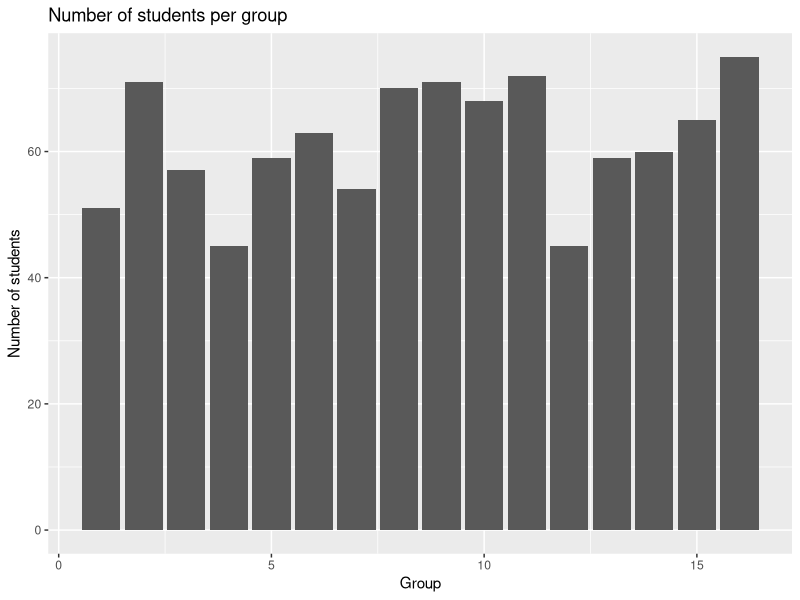
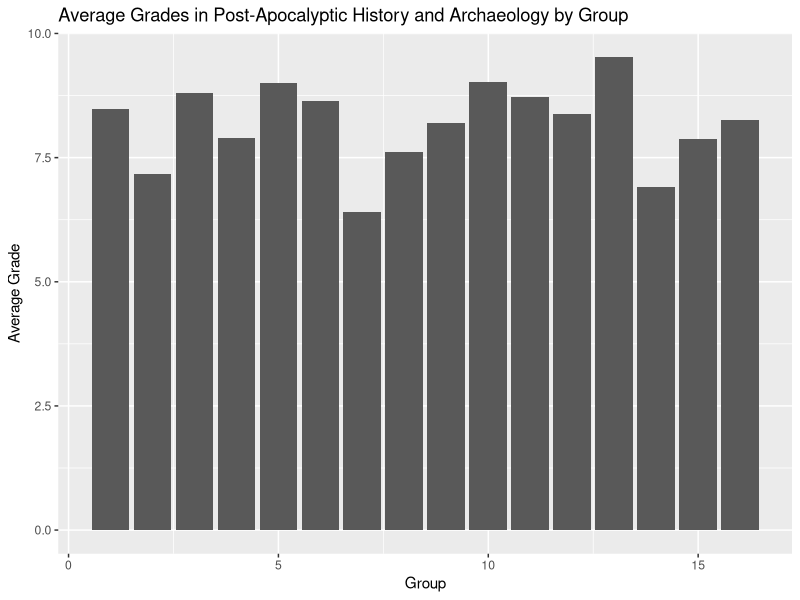
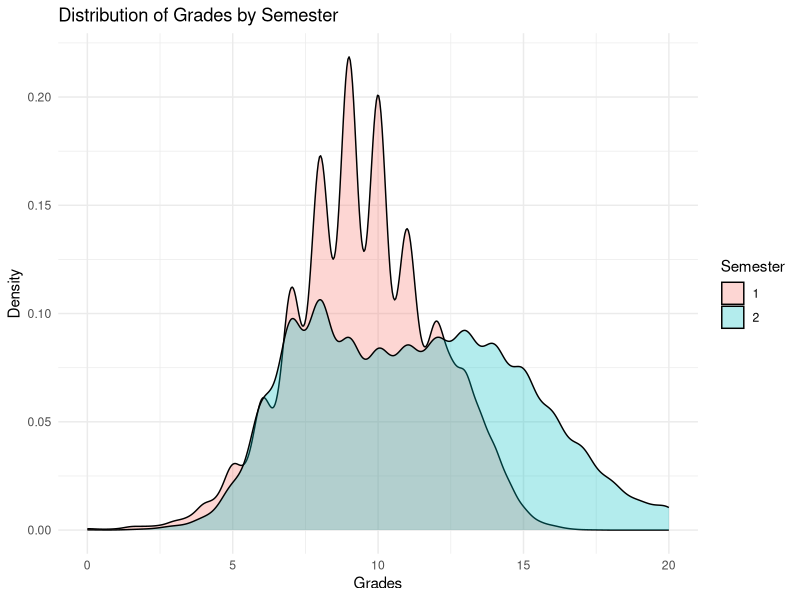
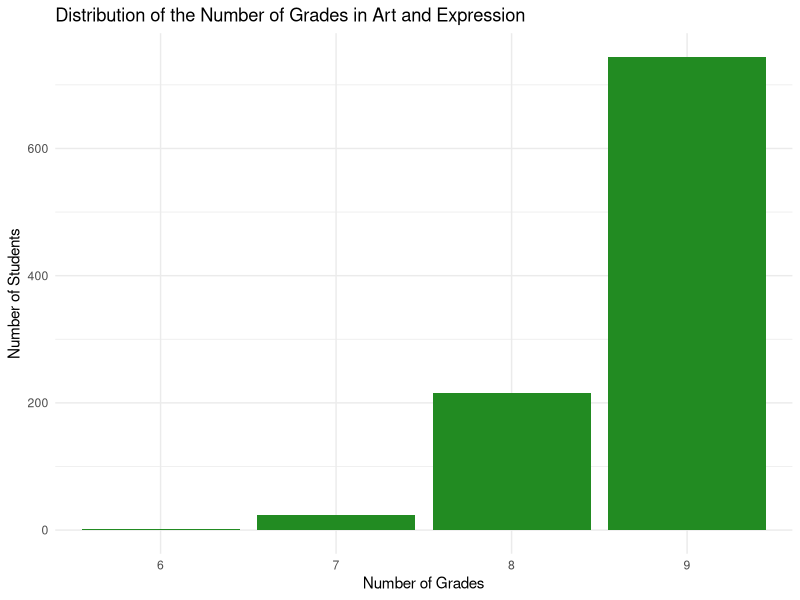

The R script that drew these images, in order:
## ---- chunk 1
library(here)
library(tidyr)
library(dplyr)
library(ggplot2)
library(glue)
library(knitr)
## ---- chunk 2
library(readr)
grades <- read_delim(here("data", "grades.csv"), delim = ",")
## ---- chunk 3
total_grades <- grades |>  
  select(grade) |> 
  summarise(total = n())
print(glue("The data set contains {total_grades$total} grades."))
## ---- chunk 4
number_students <- grades  |>   
  distinct(id)  |>  
  summarise(total=n())
print(glue("The number of student contained in the data set is {number_students$total}."))
## ---- chunk 5
students <- grades |>
  select(id,group) |>
  distinct() 
## ---- chunk 6
  print(knitr::kable(head(students)))
## ---- chunk 7
## creating the variable student_per_group 
students_per_group <- students |> 
  group_by(group) |> 
  summarize(number_of_students = n_distinct(id))
print(students_per_group)

## creating the graphical representation 
ggplot(students_per_group, aes(x=group, y=number_of_students)) + 
  geom_bar(stat = "identity")+ 
  labs(title = "Number of students per group",
       x = "Group",
       y = "Number of students")
## ---- chunk 8
## Calculate the average grades 
average_grades_PAHA <- grades |> 
  filter (course == "Post-Apocalyptic History and Archaeology") |>
  group_by(group) |> 
  summarise(average_grade = mean(grade, na.rm = TRUE))
print (average_grades_PAHA)
## ---- chunk 9
## graphical representation 
ggplot(average_grades_PAHA, aes(x = group, y = average_grade)) + 
  geom_col() + 
  labs(title = "Average Grades in Post-Apocalyptic History and Archaeology by Group",
       x = "Group",
       y = "Average Grade")
## ---- chunk 10
ggplot(grades, aes(x = grade, fill = factor(semester))) + 
  geom_density(alpha = 0.3) +
  labs(title = "Distribution of Grades by Semester",
       x = "Grades",
       y = "Density",
       fill = "Semester") +
  theme_minimal()  
## ---- chunk 11
## calculate number of grades per students 
grades_per_student <- grades |> 
  group_by(id, group) |> 
  summarise(number_of_grades = n(), .groups = 'drop')
## ---- chunk 12
## an extract 
grades_per_student_extract <- grades_per_student |>
  slice_tail(n = 5) |> 
  knitr::kable(caption = "Extract of grades per student data frame")
print(grades_per_student_extract)
## ---- chunk 13
## creation of the markdown table 
summary_stats <- grades_per_student |> 
  summarise(
    min = min(number_of_grades),
    max = max(number_of_grades),
    average = mean(number_of_grades),
    median = median(number_of_grades)
  )

print(knitr::kable(summary_stats, format = "markdown", caption = "Summary Statistics of Grades per Student"))
## ---- chunk 14
## Filtering for the specific course asked and counting the number of grades 
grades_art_expression <- grades |>
  filter(course == "Art and Expression in a Post-Apocalyptic World") |>  
  group_by(id, group) |>  
  summarise(number_of_grades = n(), .groups = 'drop')  

## Extract of this data set 
grades_art_expression_extract <- grades_art_expression |>
  slice_tail(n = 5) |>
  knitr::kable(caption = "Extract of grades in Art and Expression in a Post-Apocalyptic World")
print(grades_art_expression_extract)
## ---- chunk 15
## regrouping students by same number of grades for Art and Expression in a Post-Apocalyptic World 
grades_distribution <- grades_art_expression |>
  group_by(number_of_grades) |>  
  summarise(number_of_students = n(), .groups = 'drop')
print(grades_distribution)

##Graphical representation 
ggplot(grades_distribution, aes(x = factor(number_of_grades), y = number_of_students)) +
  geom_col(fill = "forestgreen") +  # Use geom_col for bar plot
  labs(title = "Distribution of the Number of Grades in Art and Expression",
       x = "Number of Grades",
       y = "Number of Students") +
  theme_minimal()
